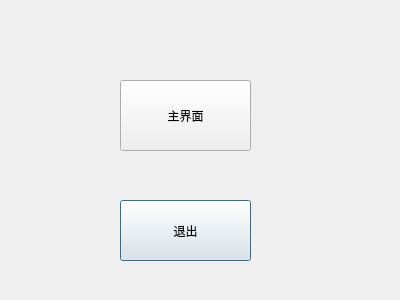
<?xml version="1.0" encoding="UTF-8"?>
<ui version="4.0">
 <class>Dialog</class>
 <widget class="QDialog" name="Dialog">
  <property name="geometry">
   <rect>
    <x>0</x>
    <y>0</y>
    <width>400</width>
    <height>300</height>
   </rect>
  </property>
  <property name="windowTitle">
   <string>Dialog</string>
  </property>
  <widget class="QPushButton" name="pushButton">
   <property name="geometry">
    <rect>
     <x>120</x>
     <y>200</y>
     <width>131</width>
     <height>61</height>
    </rect>
   </property>
   <property name="text">
    <string>退出</string>
   </property>
  </widget>
  <widget class="QPushButton" name="pushButton_2">
   <property name="geometry">
    <rect>
     <x>120</x>
     <y>80</y>
     <width>131</width>
     <height>71</height>
    </rect>
   </property>
   <property name="text">
    <string>主界面</string>
   </property>
  </widget>
 </widget>
 <resources/>
 <connections>
  <connection>
   <sender>pushButton</sender>
   <signal>clicked()</signal>
   <receiver>Dialog</receiver>
   <slot>reject()</slot>
   <hints>
    <hint type="sourcelabel">
     <x>189</x>
     <y>220</y>
    </hint>
    <hint type="destinationlabel">
     <x>332</x>
     <y>130</y>
    </hint>
   </hints>
  </connection>
  <connection>
   <sender>pushButton_2</sender>
   <signal>clicked()</signal>
   <receiver>Dialog</receiver>
   <slot>accept()</slot>
   <hints>
    <hint type="sourcelabel">
     <x>216</x>
     <y>102</y>
    </hint>
    <hint type="destinationlabel">
     <x>329</x>
     <y>35</y>
    </hint>
   </hints>
  </connection>
 </connections>
</ui>
